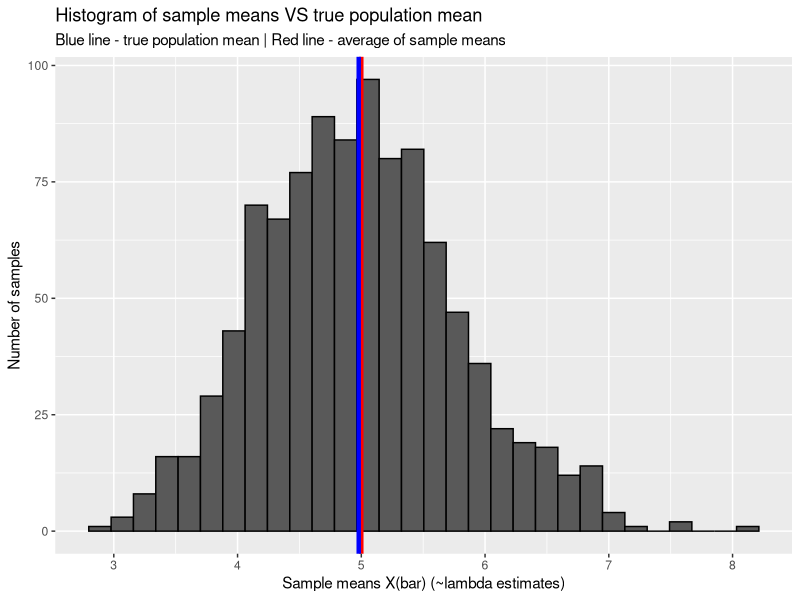
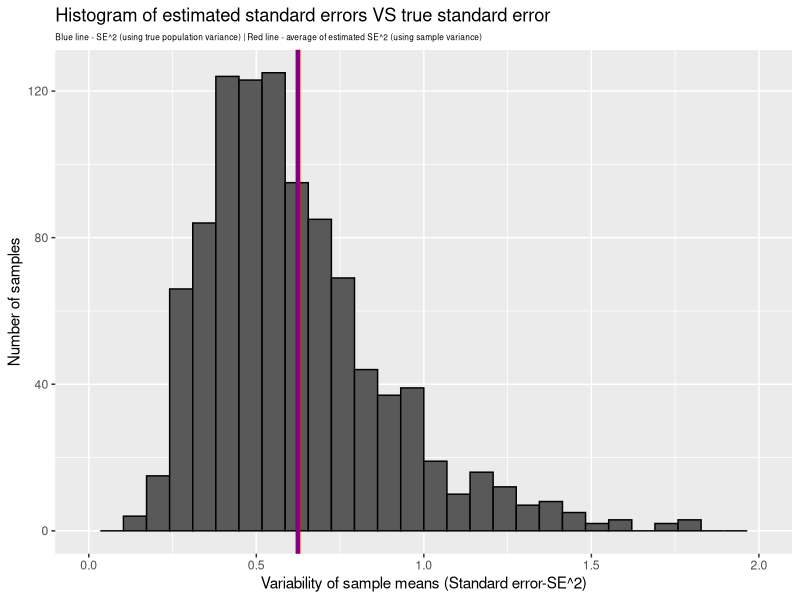
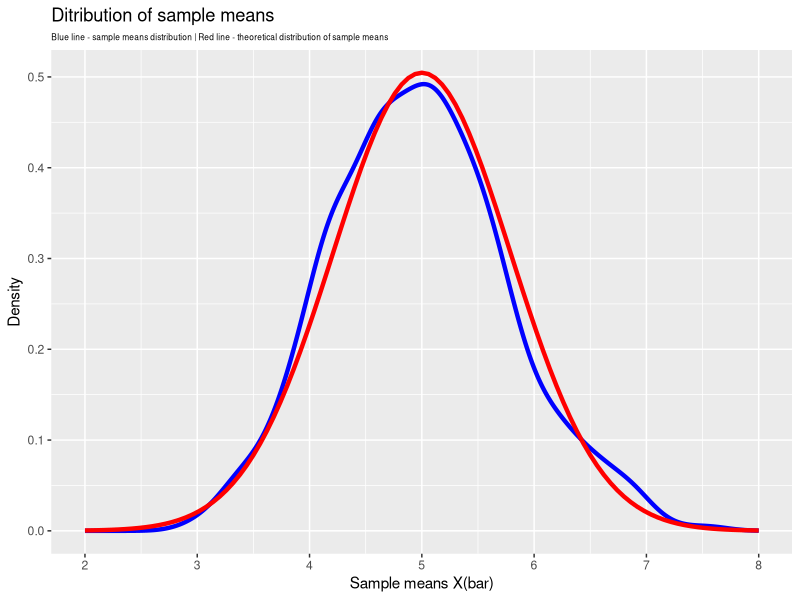

Write R code to recreate these figures, in order.
## ---- chunk 1
knitr::opts_chunk$set(echo = TRUE, message = FALSE, fig.width = 7, fig.height = 3,
                      warning = FALSE)
## ---- chunk 2
rm(list = ls())
graphics.off()

# Load R packages
packages <- c("dplyr", "ggplot2") # list of packages to load

package.check <- lapply( # load or install & load list of packages
  packages,
  FUN = function(x) {
    if (!require(x, character.only = TRUE)) {
      install.packages(x, dependencies = TRUE)
      library(x, character.only = TRUE)
    }
  }
) 
rm(packages, package.check)

## ---- chunk 3
set.seed(11235)
lambda <- 0.2 # lambda of population distribution
n <- 40 # sample size
B <- 1000 # samples generated in simulation
samples <- matrix(rexp(n = n * B, rate = lambda),  # generate samples - save to matrix
                  nrow = B, ncol = n)
## ---- chunk 4
sample.means <- apply(samples, 1, mean) %>% # calculate sample means
  data.frame(X.bar = .)

# draw histogram sample means VS theoretical distribution mean
sample.means %>% 
  ggplot(aes(x = X.bar)) + 
  geom_histogram(color = "black", bins = 30) +
  geom_vline(xintercept = 1/lambda, color = "red", size = 1.5) +
  geom_vline(xintercept = mean(sample.means$X.bar), color = "blue", size = 1.5) +
  scale_x_continuous(breaks = seq(0,10)) +
  labs(title = "Histogram of sample means VS true population mean",
       subtitle = "Blue line - true population mean | Red line - average of sample means",
       x = "Sample means X(bar) (~lambda estimates)", 
       y = "Number of samples") 
## ---- chunk 5
sample.var <- apply(samples, 1, var) %>% # calculate sample variance
  data.frame(s2.bar = .) %>% 
  mutate(SE2 = s2.bar / n)

# draw histogram SE2 (sample variance) VS SE (population variance)
sample.var %>% 
  ggplot(aes(x = SE2)) +
  geom_histogram(color = "black", bins = 30) +
  geom_vline(xintercept = (1/lambda^2)/n, color = "red", size = 1.5) +
  geom_vline(xintercept = mean(sample.var$SE2), color = "blue", size = 1.5, alpha = 1/2) +
  scale_x_continuous(breaks = seq(0,10, 0.5), limits = c(0,2)) +
  labs(title = "Histogram of estimated standard errors VS true standard error",
       subtitle = "Blue line - SE^2 (using true population variance) | Red line - average of estimated SE^2 (using sample variance)",
       x = "Variability of sample means (Standard error-SE^2)",
       y = "Number of samples") +
  theme(plot.subtitle = element_text(size = 6))
## ---- chunk 6
# draw density plot of distribution of smaple means VS theoretical normal curve
sample.means %>% 
  ggplot(aes(x = X.bar)) +
  geom_density(color = "blue", size = 1.5, ) +
  stat_function(fun = dnorm, args = list(mean = 1/lambda, sd = sqrt((1/lambda^2)/n)), color = "red", size = 1.5) +
  scale_x_continuous(breaks = seq(0,10, 1), limits = c(2,8)) +
  labs(title = "Ditribution of sample means",
       subtitle = "Blue line - sample means distribution | Red line - theoretical distribution of sample means",
       x = "Sample means X(bar)",
       y = "Density") +
  theme(plot.subtitle = element_text(size = 6))
